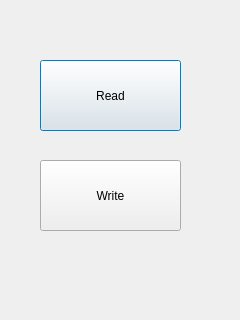
<?xml version="1.0" encoding="UTF-8"?>
<ui version="4.0">
 <class>Entry</class>
 <widget class="QDialog" name="Entry">
  <property name="geometry">
   <rect>
    <x>0</x>
    <y>0</y>
    <width>240</width>
    <height>320</height>
   </rect>
  </property>
  <property name="windowTitle">
   <string>Dialog</string>
  </property>
  <widget class="QPushButton" name="BtnRead">
   <property name="geometry">
    <rect>
     <x>40</x>
     <y>60</y>
     <width>141</width>
     <height>71</height>
    </rect>
   </property>
   <property name="text">
    <string>Read</string>
   </property>
  </widget>
  <widget class="QPushButton" name="BtnWrite">
   <property name="geometry">
    <rect>
     <x>40</x>
     <y>160</y>
     <width>141</width>
     <height>71</height>
    </rect>
   </property>
   <property name="text">
    <string>Write</string>
   </property>
  </widget>
 </widget>
 <resources/>
 <connections/>
</ui>
